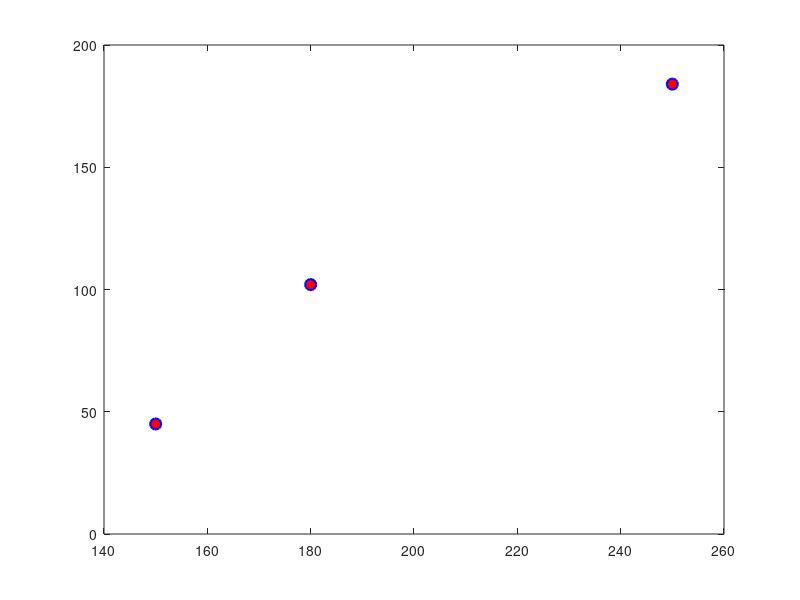

MATLAB code to generate this figure: (Note: this script raises an error after producing the figure.)
%experimental data
a=[150,180,250]; %Striking Velocity
b=[45,102,184]; %Residual Velocity
plot(a,b,'bo','MarkerSize',8,'MarkerFaceColor','r','LineWidth',1.5)
hold on 
%lambert jonas fit curve and plotting piecewise 
vbl=143.24
syms vi;
vr=piecewise(vi<vbl,0, vi>=vbl,0.8596*(vi.^2.216-vbl.^2.216).^(1/2.2160));
t=linspace(0,500,1000);
plot(t,subs(vr,vi,t),'LineWidth',1.5,'Color','b');
hold on
% 
 %
%fplot(@(x) (0.859*x-24.235))
% 
% fplot(@(vi) 0.8596*(vi.^2.216-vbl.^2.216).^(1/2.2160))
% hold on
AI=[150,180,250,300,400,500]
AR=[101.7,130.9,191.56,234.73,319.73,403]
% c = polyfit(AI,AR,1);
% y_est = polyval(c,AI);
% % x_est = polyval(c,AR)
% plot(AI,y_est,'r--','LineWidth',0.5)
plot(AI,AR,'k','Marker','*','Linestyle','none','MarkerSize',8)
x1= @(x) (0.859*x-24.235);
fplot(x1,[0,500],'k','LineWidth',1);
hold on

% hold off
xlabel('Striking velocity (m/s)',"Color",'k','FontName','Times New Roman','FontWeight','normal', 'FontSize',12)
ylabel('Residual velocity (m/s)',"Color",'k','FontName','Times New Roman','FontWeight','normal', 'FontSize',12)
lgd = legend({'Experimental data[37,38]','Lambert Jonas curve ','Hashin model-Ansys','Hashin model- Ansys linear fit'},'Location','northeast','Orientation','vertical','FontName','Times New Roman','FontSize',10,"Box","off")
H=gca;
H.LineWidth=1.5;
H.FontName='Times New Roman';
H.FontSize=12;

xlim([0 500])
ylim([0 500])

%Vr-0.8596*(vi.^2.216-143.24.^2.216).^(1/2.2160)